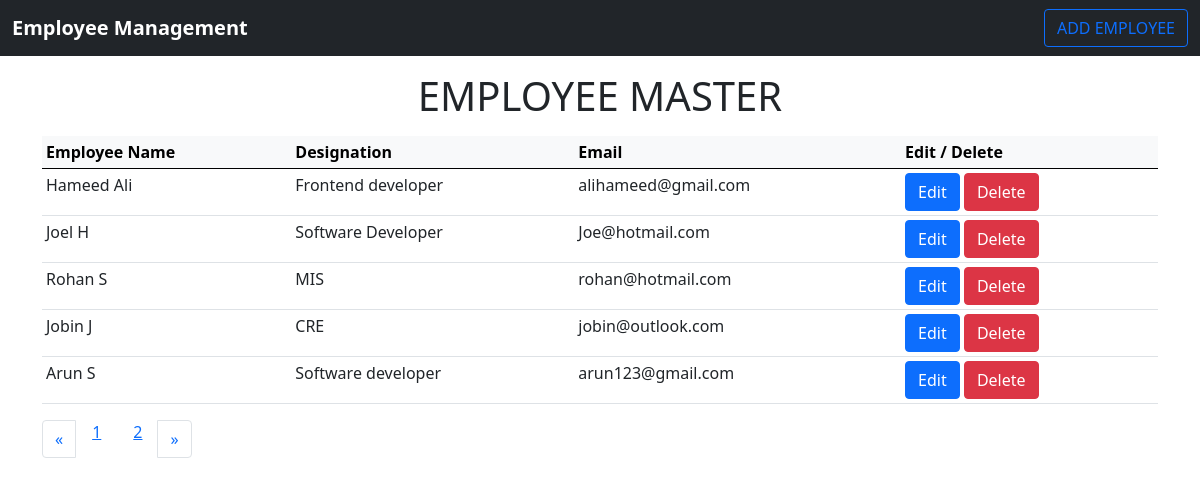
The page / on the database its author committed.
### tables this page shows
CREATE TABLE `employee_data` (
  `emp_id` int(11) NOT NULL,
  `emp_name` varchar(100) NOT NULL,
  `emp_designation` varchar(100) NOT NULL,
  `mail_id` varchar(255) NOT NULL,
  `emp_image` varchar(255) NOT NULL
);

### index.php (the view, shortened to what this page needs)
<?php
include "connect_db.php";
$limit = 5;
if (isset($_GET['page'])) {
    $pageno = $_GET['page'];
} else {
    $pageno = 1;
}
$start_from = ($pageno - 1) * $limit;
$sql = "select * from `employee_data` limit $start_from, $limit";
$result1 = mysqli_query($connection, $sql);
?>
<!DOCTYPE html>
<html lang="en">
<head>
    <link href="https://cdn.jsdelivr.net/npm/bootstrap@5.0.2/dist/css/bootstrap.min.css" rel="stylesheet">
</head>
<body>
    <nav class="navbar navbar-expand-lg navbar-light bg-dark">
        <div class="container-fluid">
            <a class="navbar-brand" href="#">
                <b style="color: #fff;">Employee Management</b>
            </a>
            <a href="emp_addform.php"><button class="btn btn-outline-primary">ADD EMPLOYEE</button></a>
        </div>
    </nav>
    <div class="content">
        <h1 class="mt-3 mb-3" style="text-align: center;">EMPLOYEE MASTER</h1>
        <div class="container">
            <table class="table table-sm">
                <thead class="table-light">
                    <tr>
                        <th>Employee Name</th>
                        <th>Designation</th>
                        <th>Email</th>
                        <th>Edit / Delete</th>
                    </tr>
                </thead>
                <tbody>
                    <?php
                    while ($rows = mysqli_fetch_assoc($result1)) {
                    ?>
                        <tr>
                            <td><?php echo $rows['emp_name']; ?></td>
                            <td><?php echo $rows['emp_designation'] ?></td>
                            <td><?php echo $rows['mail_id'] ?></td>
                            <td>
                                <a href="emp_addform.php?emp_id=<?php echo $rows['emp_id'] ?>" class="btn btn-primary">Edit</a>
                                <a onClick="javascript: return confirm('Please confirm before deletion.');" href="delete_employee.php?emp_id=<?php echo $rows['emp_id'] ?>" class="btn btn-danger">Delete</a>
                            </td>
                        </tr>
                    <?php
                    }
                    ?>
                </tbody>
            </table>
            <ul class="pagination">
                <?php require("pagination.php"); ?>
            </ul>
        </div>
    </div>
</body>
</html>

### pagination.php
<?php
$query = "select count(*) from `employee_data`";
$result = mysqli_query($connection, $query);
$row = mysqli_fetch_row($result);
$total_records = $row[0];
$total_pages = ceil($total_records / $limit);
$pagelink = '<li class="page-item">
                <a class="page-link" href="#" aria-label="Previous">
                    <span aria-hidden="true">&laquo;</span>
                </a>
            </li>';
for ($i = 1; $i <= $total_pages; $i++) {
    if ($i == $pageno)
        $pagelink .= "<li class='page-item'><a href='index.php?page=" . $i . "'><span class='mx-3'>" . $i . "</span></a></li>";
    else
        $pagelink .= "<li class='page-item'><a href='index.php?page=" . $i . "'><span class='mx-3'>" . $i . "</span></a></li>";
};
$pagelink .= "<li class='page-item'>
                <a class='page-link' href='' aria-label='Next'>
                    <span aria-hidden='true'>&raquo;</span>
                </a>
            </li>";
echo $pagelink;
?>

### rows shown on the page
employee_data: emp_name "Hameed Ali", emp_designation "Frontend developer", mail "alihameed@gmail.com"
employee_data: emp_name "Joel H", emp_designation "Software Developer", mail "Joe@hotmail.com"
employee_data: emp_name "Rohan S", emp_designation "MIS", mail "rohan@hotmail.com"
employee_data: emp_name "Jobin J", emp_designation "CRE", mail "jobin@outlook.com"
employee_data: emp_name "Arun S", emp_designation "Software developer", mail "arun123@gmail.com"
